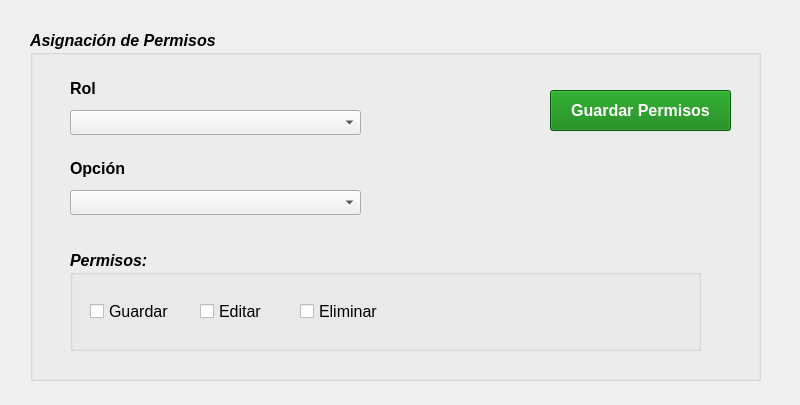
<?xml version="1.0" encoding="UTF-8"?>
<ui version="4.0">
 <class>FrmAsignarPermisos</class>
 <widget class="QWidget" name="FrmAsignarPermisos">
  <property name="geometry">
   <rect>
    <x>0</x>
    <y>0</y>
    <width>800</width>
    <height>405</height>
   </rect>
  </property>
  <property name="minimumSize">
   <size>
    <width>0</width>
    <height>0</height>
   </size>
  </property>
  <property name="windowTitle">
   <string>Asignar Permisos</string>
  </property>
  <widget class="QGroupBox" name="gb_datosAsignarPermisos">
   <property name="geometry">
    <rect>
     <x>30</x>
     <y>30</y>
     <width>731</width>
     <height>351</height>
    </rect>
   </property>
   <property name="font">
    <font>
     <pointsize>12</pointsize>
     <weight>75</weight>
     <italic>true</italic>
     <bold>true</bold>
    </font>
   </property>
   <property name="title">
    <string>Asignación de Permisos</string>
   </property>
   <widget class="QComboBox" name="cbx_rol">
    <property name="geometry">
     <rect>
      <x>40</x>
      <y>80</y>
      <width>291</width>
      <height>25</height>
     </rect>
    </property>
    <property name="font">
     <font>
      <pointsize>12</pointsize>
      <weight>50</weight>
      <italic>false</italic>
      <bold>false</bold>
     </font>
    </property>
   </widget>
   <widget class="QLabel" name="lbl_rol">
    <property name="geometry">
     <rect>
      <x>40</x>
      <y>50</y>
      <width>91</width>
      <height>17</height>
     </rect>
    </property>
    <property name="font">
     <font>
      <pointsize>12</pointsize>
      <weight>75</weight>
      <italic>false</italic>
      <bold>true</bold>
     </font>
    </property>
    <property name="text">
     <string>Rol</string>
    </property>
   </widget>
   <widget class="QGroupBox" name="gb_permisos">
    <property name="geometry">
     <rect>
      <x>40</x>
      <y>220</y>
      <width>631</width>
      <height>101</height>
     </rect>
    </property>
    <property name="font">
     <font>
      <pointsize>12</pointsize>
      <weight>75</weight>
      <italic>true</italic>
      <bold>true</bold>
     </font>
    </property>
    <property name="title">
     <string>Permisos:</string>
    </property>
    <widget class="QCheckBox" name="cb_guardar">
     <property name="geometry">
      <rect>
       <x>20</x>
       <y>50</y>
       <width>91</width>
       <height>23</height>
      </rect>
     </property>
     <property name="font">
      <font>
       <pointsize>12</pointsize>
       <weight>50</weight>
       <italic>false</italic>
       <bold>false</bold>
      </font>
     </property>
     <property name="text">
      <string>Guardar</string>
     </property>
    </widget>
    <widget class="QCheckBox" name="cb_editar">
     <property name="geometry">
      <rect>
       <x>130</x>
       <y>50</y>
       <width>81</width>
       <height>23</height>
      </rect>
     </property>
     <property name="font">
      <font>
       <pointsize>12</pointsize>
       <weight>50</weight>
       <italic>false</italic>
       <bold>false</bold>
      </font>
     </property>
     <property name="text">
      <string>Editar</string>
     </property>
    </widget>
    <widget class="QCheckBox" name="cb_eliminar">
     <property name="geometry">
      <rect>
       <x>230</x>
       <y>50</y>
       <width>81</width>
       <height>23</height>
      </rect>
     </property>
     <property name="font">
      <font>
       <pointsize>12</pointsize>
       <weight>50</weight>
       <italic>false</italic>
       <bold>false</bold>
      </font>
     </property>
     <property name="text">
      <string>Eliminar</string>
     </property>
    </widget>
   </widget>
   <widget class="QPushButton" name="btn_guardar">
    <property name="geometry">
     <rect>
      <x>520</x>
      <y>60</y>
      <width>181</width>
      <height>41</height>
     </rect>
    </property>
    <property name="font">
     <font>
      <pointsize>12</pointsize>
      <weight>75</weight>
      <italic>false</italic>
      <bold>true</bold>
     </font>
    </property>
    <property name="toolTip">
     <string>&lt;html&gt;&lt;head/&gt;&lt;body&gt;&lt;p&gt;&lt;span style=&quot; font-weight:400;&quot;&gt;Asignar las funciones que tiene permitido un rol&lt;/span&gt;&lt;/p&gt;&lt;/body&gt;&lt;/html&gt;</string>
    </property>
    <property name="styleSheet">
     <string notr="true">color:white;
background-color:rgb(7, 125, 8)</string>
    </property>
    <property name="text">
     <string>Guardar Permisos</string>
    </property>
    <property name="icon">
     <iconset resource="../recursos/iconosApp.qrc">
      <normaloff>:/iconosCrud/add40.png</normaloff>:/iconosCrud/add40.png</iconset>
    </property>
    <property name="iconSize">
     <size>
      <width>20</width>
      <height>20</height>
     </size>
    </property>
   </widget>
   <widget class="QLabel" name="lbl_opcion">
    <property name="geometry">
     <rect>
      <x>40</x>
      <y>130</y>
      <width>61</width>
      <height>17</height>
     </rect>
    </property>
    <property name="font">
     <font>
      <pointsize>12</pointsize>
      <weight>75</weight>
      <italic>false</italic>
      <bold>true</bold>
     </font>
    </property>
    <property name="text">
     <string>Opción</string>
    </property>
   </widget>
   <widget class="QComboBox" name="cbx_opcion">
    <property name="geometry">
     <rect>
      <x>40</x>
      <y>160</y>
      <width>291</width>
      <height>25</height>
     </rect>
    </property>
    <property name="font">
     <font>
      <pointsize>12</pointsize>
      <weight>50</weight>
      <italic>false</italic>
      <bold>false</bold>
     </font>
    </property>
   </widget>
  </widget>
 </widget>
 <tabstops>
  <tabstop>btn_guardar</tabstop>
  <tabstop>cbx_rol</tabstop>
  <tabstop>cb_guardar</tabstop>
 </tabstops>
 <resources>
  <include location="../recursos/iconosApp.qrc"/>
 </resources>
 <connections/>
</ui>
